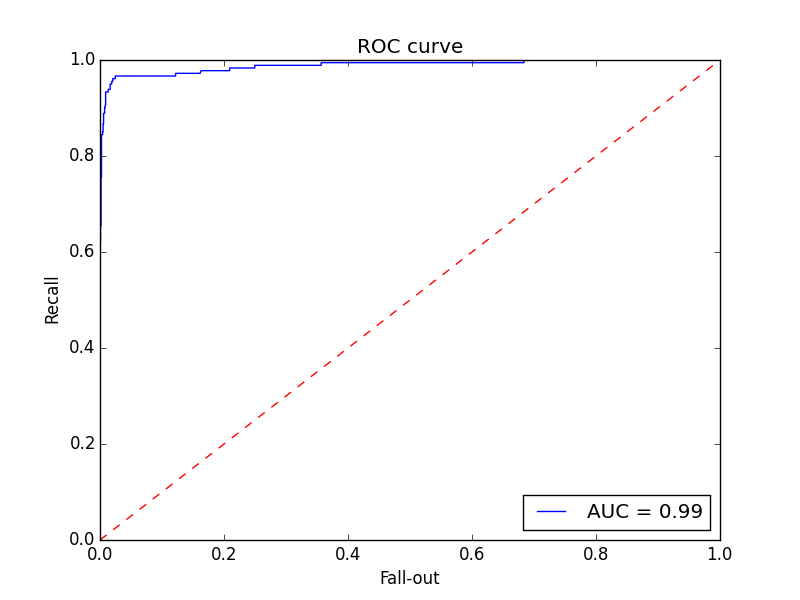

Write Python code to recreate this figure.
import numpy as np
import pandas as pd

from sklearn.feature_extraction.text import TfidfVectorizer
from sklearn.linear_model.logistic import LogisticRegression
from sklearn.cross_validation import train_test_split, cross_val_score
from sklearn.metrics import roc_curve, auc

df = pd.read_csv('../../data/sms.csv')

X_train_raw, X_test_raw, y_train, y_test = train_test_split(df['message'], df['label'])
vectorizer = TfidfVectorizer()
X_train = vectorizer.fit_transform(X_train_raw)
X_test = vectorizer.transform(X_test_raw)

classifier = LogisticRegression()
classifier.fit(X_train, y_train)
# eval test data
predictions = classifier.predict_proba(X_test)
fpr, recall, thresholds = roc_curve(y_test, predictions[:, 1])

roc_auc = auc(fpr, recall)
print(len(thresholds))

# roc curve
import matplotlib.pyplot as plt
plt.title('ROC curve')
plt.plot(fpr, recall, 'b', label='AUC = %0.2f' % roc_auc)
plt.legend(loc='lower right')
plt.plot([0, 1], [0, 1], 'r--')
plt.xlim([0.0, 1.0])
plt.ylim([0.0, 1.0])
plt.ylabel('Recall')
plt.xlabel('Fall-out')
plt.show()
